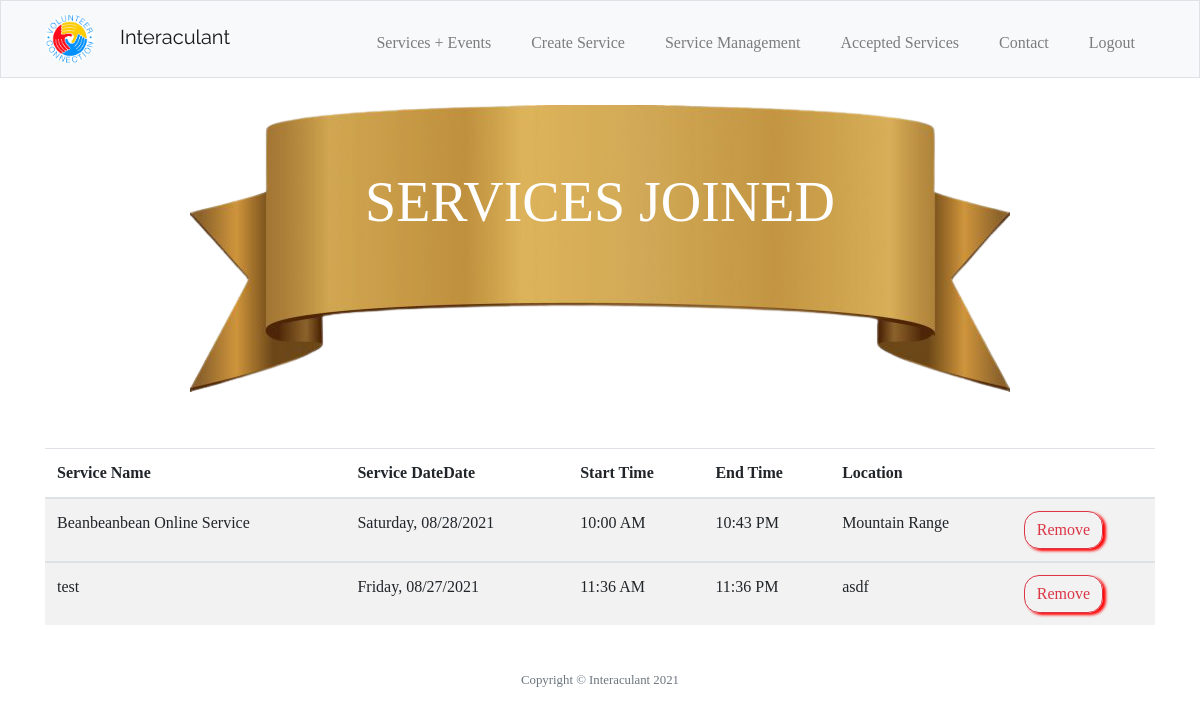
Page /service_joined (signed in) on the earlier database version.
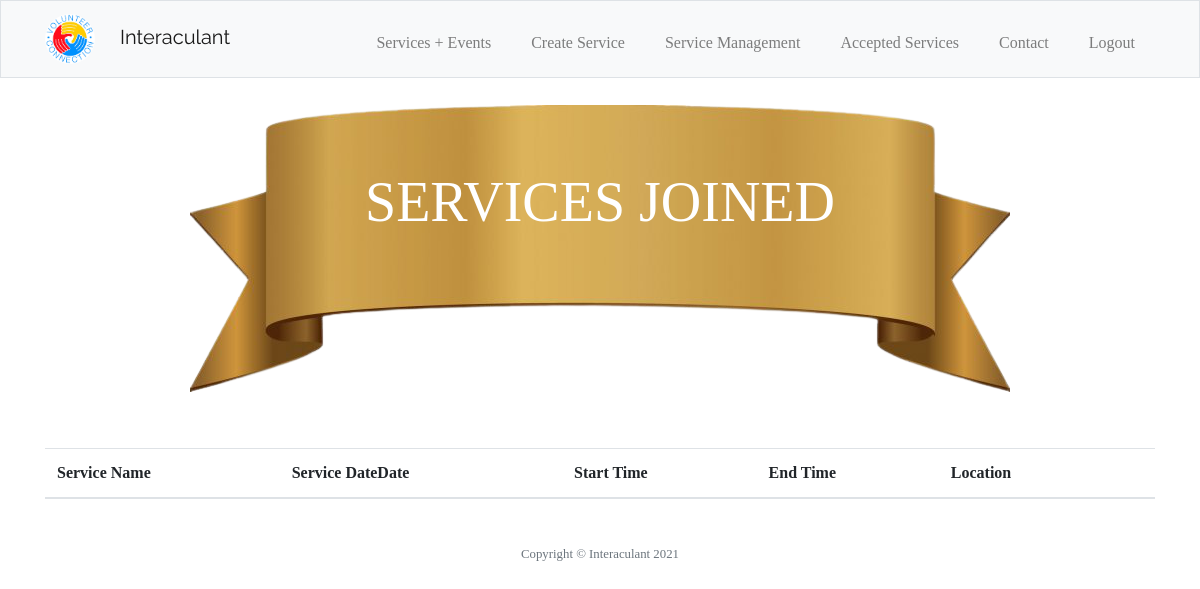
Same page on the later database version.
### tables this page shows
CREATE TABLE volunteers (services_id INTEGER, user_id INTEGER, volunteer_username TEXT NOT NULL, volunteer_email TEXT NOT NULL, title TEXT NOT NULL, date TEXT NOT NULL, start_time TEXT NOT NULL, end_time TEXT NOT NULL, location TEXT NOT NULL, FOREIGN KEY(services_id) REFERENCES services(id), FOREIGN KEY(user_id) REFERENCES users(id));

### app.py (the view)
@app.route("/service_joined", methods=["GET", "POST"])
@login_required
def service_joined():
    if request.method == "POST":
        service_id = request.get_json()[0]['service_id']
        user_id = request.get_json()[0]['user_id']
        con = sqlite3.connect("volunteer.db")
        con.row_factory = dict_factory
        db = con.cursor()
        try:
            db.execute("DELETE FROM volunteers WHERE services_id = ? AND user_id = ?", (service_id, user_id))
            results = {'processed': 'true'}
            db.execute("UPDATE services SET available = available+1 WHERE id =?", (service_id))
            flash("Successfully Removed!", "success")
        except:
            flash("Something went wrong", "danger")
            results = {'processed': 'false'}
        con.commit()
        con.close()
        return jsonify(results)
    else:
        con = sqlite3.connect("volunteer.db")
        con.row_factory = dict_factory
        db = con.cursor()
        joined = db.execute("SELECT services_id, user_id, title, date, start_time, end_time, location from volunteers WHERE user_id =?", [session["user_id"]]).fetchall()
        con.commit()
        con.close()
        return render_template("services_joined.html", joined = joined)

### app.py (called while the page is built)
@app.after_request
def after_request(response):
    response.headers["Cache-Control"] = "no-cache, no-store, must-revalidate"
    response.headers["Expires"] = 0
    response.headers["Pragma"] = "no-cache"
    return response

### helper.py (called while the page is built)
def dict_factory(cursor, row):
    d = {}
    for idx,col in enumerate(cursor.description):
        d[col[0]] = row[idx]
    return d

def login_required(f):
    @wraps(f)
    def decorated_function(*args, **kwargs):
        if session.get("user_id") is None:
            return redirect("/login")
        return f(*args, **kwargs)
    return decorated_function

### templates/services_joined.html (shortened to what this page needs)
{% extends "layout.html" %}
{% block main %}
<header class="service-title" style="overflow-x: auto;">
    <div class="service-text display-4">
        <span>SERVICES JOINED</span>
    </div>
</header>
<section>
    <div class="container">
        <table class="table table-striped">
            <thead>
                <th scope="col">Service Name</th>
                <th scope="col">Service DateDate</th>
                <th scope="col">Start Time</th>
                <th scope="col">End Time</th>
                <th scope="col">Location</th>
                <th scope="col"></th>
            </thead>
            {% for join in joined %}
                <tbody>
                    <td scope="col">{{join.title}}</td>
                    <td scope="col">{{join.date}}</td>
                    <td scope="col">{{join.start_time}}</td>
                    <td scope="col">{{join.end_time}}</td>
                    <td scope="col">{{join.location}}</td>
                    <td scope="col"><button style="border-radius: 15px; box-shadow:3px 2px 3px red;" type="button" class="btn btn-outline-danger" onclick="remove('{{join.services_id}}', '{{join.user_id}}')">Remove</button></td>
                </tbody>
            {% endfor %}
        </table>
    </div>
</section>
{% endblock %}

Differences in the rows shown:
no longer on this page (row edited): volunteers: title "Beanbeanbean Online Service", date "Saturday, 08/28/2021", start_time "10:00 AM", end_time "10:43 PM", location "Mountain Range"
no longer on this page (row edited): volunteers: title "test", date "Friday, 08/27/2021", start_time "11:36 AM", end_time "11:36 PM", location "asdf"
